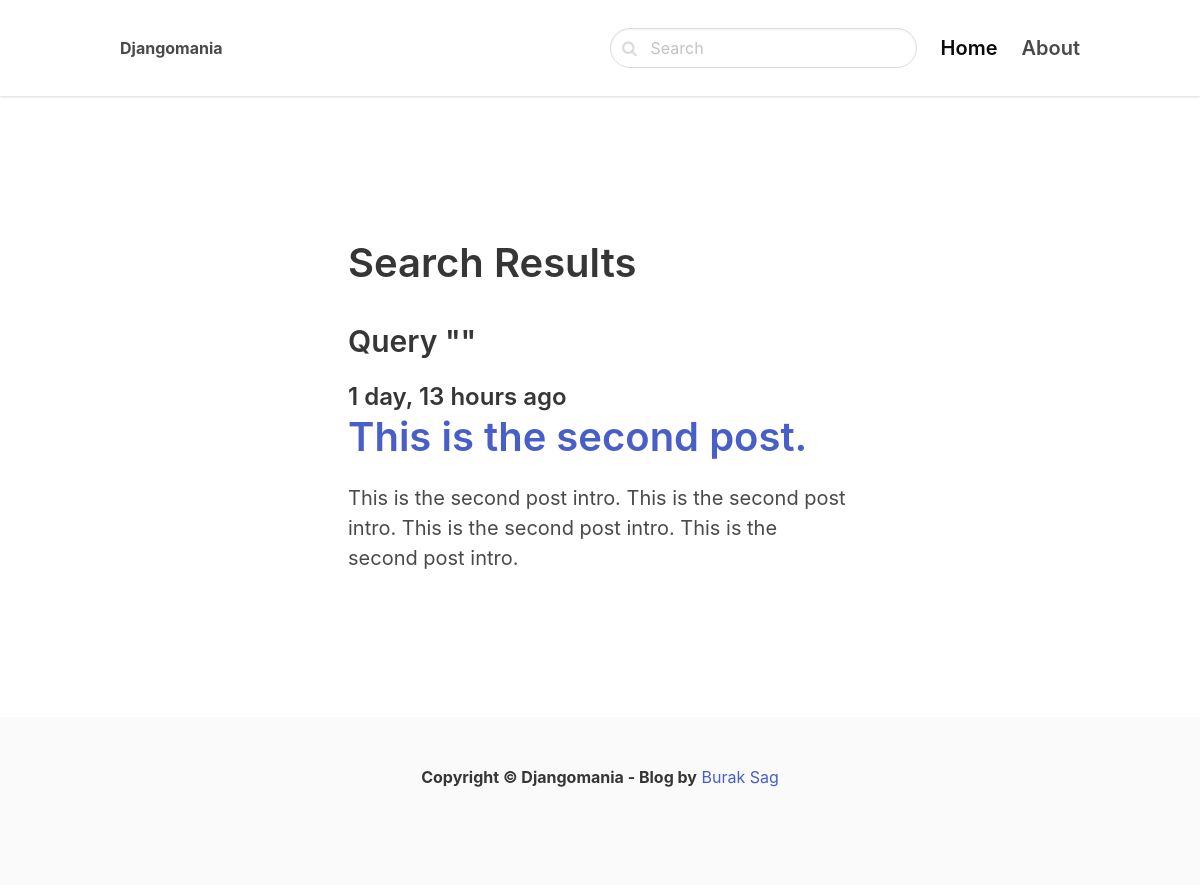
/search/, run on an earlier commit of the app's database.
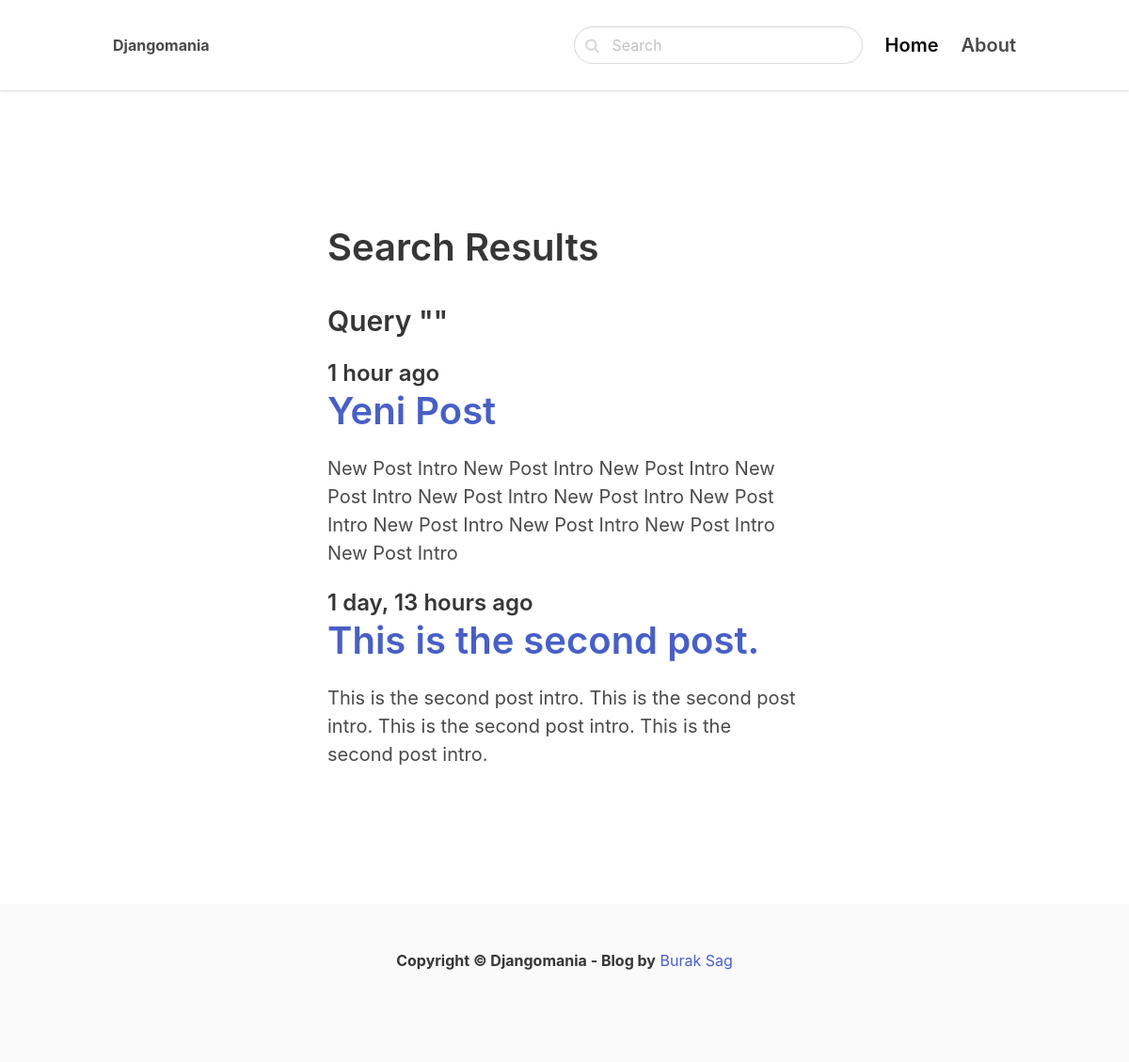
And on a later commit of the database.
### blog/models.py (models this page shows, shortened)
class Post(models.Model):
    ACTIVE = 'active'
    DRAFT = 'draft'
    CHOICES_STATUS = (
        (ACTIVE, 'Active'),
        (DRAFT, 'Draft')
    )
    category = models.ForeignKey(Category, related_name="posts", on_delete=models.CASCADE)
    title = models.CharField(max_length=255)
    slug = models.SlugField()
    intro = models.TextField()
    body = models.TextField()
    created_at = models.DateTimeField(auto_now_add=True)
    status = models.CharField(max_length=10, choices=CHOICES_STATUS, default=ACTIVE)
    image = models.ImageField(upload_to='uploads/', blank=True, null=True)
    class Meta:
        ordering = ('-created_at',)

### blog/views.py (the view)
# urls.py: path("search/", views.search, name="search"),
def search(request):
    query = request.GET.get('query', '')
    posts = Post.objects.filter(status=Post.ACTIVE).filter(Q(title__icontains=query) | Q(intro__icontains=query) | Q(body__icontains=query))
    context = dict(
        query = query,
        posts = posts
    )
    return render(request, 'blog/search.html', context)

### blog/templates/blog/search.html (shortened to what this page needs)
{% extends 'core/base.html' %}
{% block content %}
    <section class="hero">
        <div class="hero-body">
            <div class="container">
                <section class="section">
                    <div class="columns">
                        <div class="column is-8 is-offset-2">
                            <div class="content is-medium">
                                <h1>Search Results</h1>
                                <h3>Query "{{ query }}"</h3>
                            </div>
                            {% for post in posts %}
                                <div class="content is-medium">
                                    <h2 class="subtitle is-4">{{ post.created_at | timesince }} ago </h2>
                                    <h1 class="title"><a href="{% url 'post_detail' post.category.slug post.slug %}"> {{ post.title }} </a></h1>
                                    <p>
                                        {{ post.intro }}
                                    </p>
                                </div>
                            {% empty %}
                                <div class="content">
                                    <p>No result for the given query...</p>
                                </div>
                            {% endfor %}
                        </div>
                    </div>
                </section>
            </div>
        </div>
    </section>
{% endblock %}

### core/templates/core/base.html (shortened to what this page needs)
<!DOCTYPE html>
<html lang="en">
  <head>
    <link href="https://stackpath.bootstrapcdn.com/font-awesome/4.7.0/css/font-awesome.min.css" rel="stylesheet" />
    <link rel="stylesheet" href="https://unpkg.com/bulma@0.9.2/css/bulma.min.css"/>
  </head>
  <body>
    <nav class="navbar">
      <div class="container">
        <div class="navbar-brand">
          <a class="navbar-item" href="../">
            <strong>Djangomania</strong>
          </a>
        </div>
        <div id="navbarMenu" class="navbar-menu">
          <div class="navbar-end">
            <div class="navbar-item">
              <form action="{% url 'search' %}" method="get">
                <div class="control has-icons-left">
                  <input
                    class="input is-rounded"
                    name="query"
                    type="text"
                    placeholder="Search"
                  />
                  <span class="icon is-left">
                  </span>
                </div>
              </form>
            </div>
            <a href="/" class="navbar-item is-active is-size-5 has-text-weight-semibold">
              Home
            </a>
            <a href="{% url 'about' %}" class="navbar-item is-size-5 has-text-weight-semibold">
              About
            </a>
          </div>
        </div>
      </div>
    </nav>
    <section class="section">
      <div class="container">
        {% block content %}
        {% endblock %}</div>
    </section>
    <footer class="footer">
      <div class="content has-text-centered">
        <p>
          <strong>Copyright &copy; Djangomania - Blog by</strong>
          <a href="https://buraksag.com">Burak Sag</a>
        </p>
      </div>
    </footer>
  </body>
</html>

### core/templates/core/base.html (style rules this page uses)
nav.navbar { height: 6rem !important; box-shadow: 0 1px 3px 0 rgba(0, 0, 0, 0.1), 0 1px 2px 0 rgba(0, 0, 0, 0.06) !important; }

What changed in the data, as far as the page shows it:
added Post: created_at "1 hour", title "Yeni Post", intro "New Post Intro New Post Intro New Post Intro New Post Intro New Post Intro New Post Intro New Post Intro New Post Intro New Post Intro New Post Intro New Post Intro"
